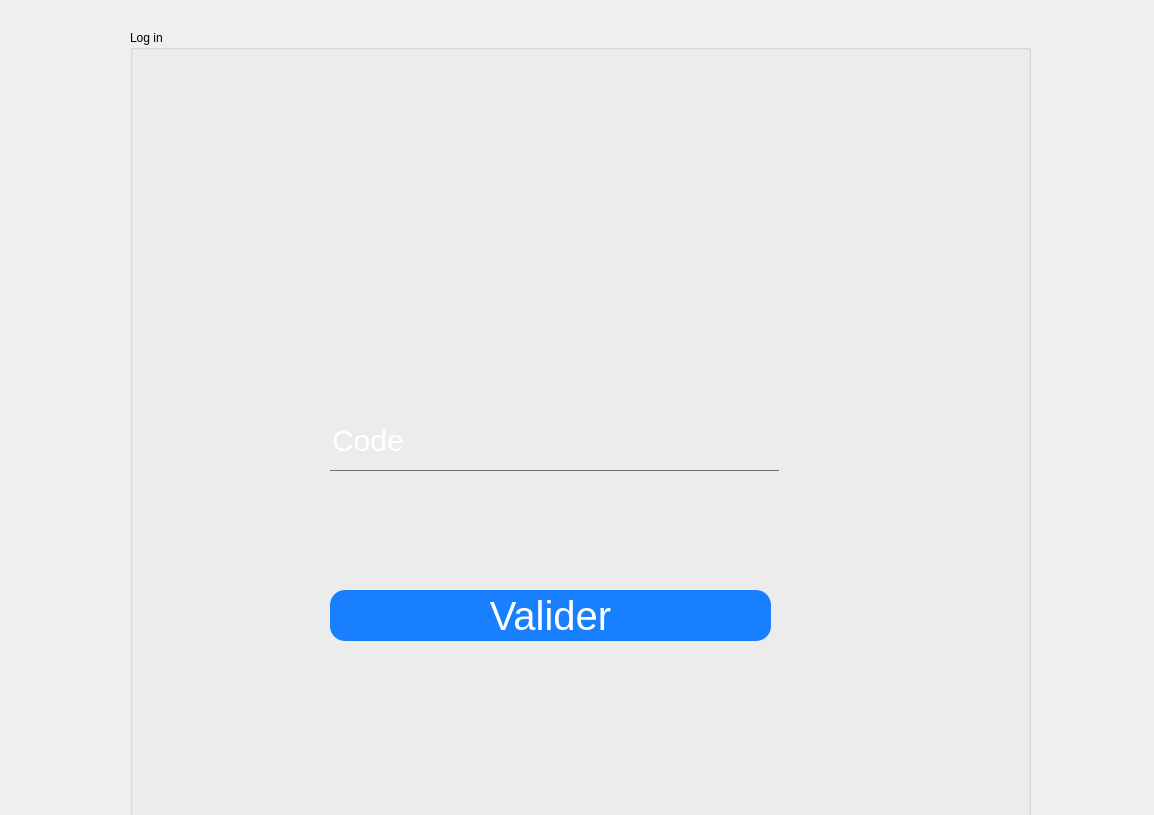
<?xml version="1.0" encoding="UTF-8"?>
<ui version="4.0">
 <class>securite</class>
 <widget class="QDialog" name="securite">
  <property name="geometry">
   <rect>
    <x>0</x>
    <y>0</y>
    <width>1154</width>
    <height>815</height>
   </rect>
  </property>
  <property name="windowTitle">
   <string>Dialog</string>
  </property>
  <widget class="QGroupBox" name="groupBox">
   <property name="geometry">
    <rect>
     <x>130</x>
     <y>30</y>
     <width>901</width>
     <height>1061</height>
    </rect>
   </property>
   <property name="title">
    <string>Log in</string>
   </property>
   <widget class="QLabel" name="label_26">
    <property name="geometry">
     <rect>
      <x>520</x>
      <y>270</y>
      <width>41</width>
      <height>41</height>
     </rect>
    </property>
    <property name="text">
     <string/>
    </property>
    <property name="pixmap">
     <pixmap>:/new/prefix1/username.png</pixmap>
    </property>
    <property name="scaledContents">
     <bool>true</bool>
    </property>
   </widget>
   <widget class="QPushButton" name="login">
    <property name="geometry">
     <rect>
      <x>200</x>
      <y>560</y>
      <width>441</width>
      <height>51</height>
     </rect>
    </property>
    <property name="styleSheet">
     <string notr="true">QPushButton {
	color: rgb(29, 146, 255);
color: #fff;
background:#1880ff;
border-radius: 15px;
font-size:40px;
font-family:Arial, Helvetica, sans-serif;
}
QPushButton:hover {
color:#fff;
border:15px;
background:#6c6c6c;
}
</string>
    </property>
    <property name="text">
     <string>Valider</string>
    </property>
   </widget>
   <widget class="QLineEdit" name="code">
    <property name="geometry">
     <rect>
      <x>200</x>
      <y>380</y>
      <width>449</width>
      <height>61</height>
     </rect>
    </property>
    <property name="cursor">
     <cursorShape>IBeamCursor</cursorShape>
    </property>
    <property name="styleSheet">
     <string notr="true">QLineEdit {
background:transparent;
border:none;
color:#FFFFFF;
border-bottom:1px solid #717072;
font-size:30px;
font-family:Arial, Helvetica, sans-serif;
}</string>
    </property>
    <property name="text">
     <string>Code</string>
    </property>
    <property name="placeholderText">
     <string>Username</string>
    </property>
   </widget>
   <widget class="QLabel" name="label_9">
    <property name="geometry">
     <rect>
      <x>530</x>
      <y>370</y>
      <width>31</width>
      <height>31</height>
     </rect>
    </property>
    <property name="text">
     <string/>
    </property>
    <property name="pixmap">
     <pixmap>:/new/prefix1/password.png</pixmap>
    </property>
    <property name="scaledContents">
     <bool>true</bool>
    </property>
   </widget>
   <widget class="QLabel" name="label_2">
    <property name="geometry">
     <rect>
      <x>220</x>
      <y>40</y>
      <width>341</width>
      <height>281</height>
     </rect>
    </property>
    <property name="text">
     <string/>
    </property>
    <property name="pixmap">
     <pixmap>../../../Downloads/logo.png</pixmap>
    </property>
   </widget>
  </widget>
 </widget>
 <resources/>
 <connections/>
</ui>
